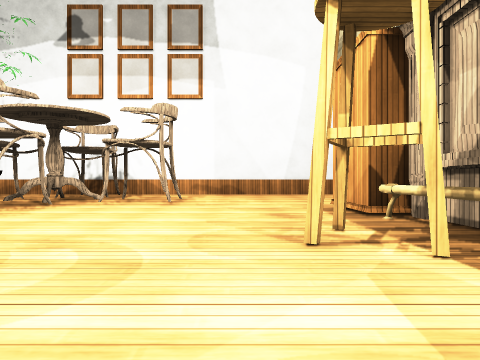
[1] (above)

20 first-person views from a walk through a Unity game level. The camera is 0.23 m above the floor, looks level and sees 70° across. The floor is counted in squares, 0.5 m on a side. Each view is taken from the middle of a square. On the plan, view 1 faces up. The plan holds only what a view shows up to about 9 squares ahead; the rest is blank. The player character is not drawn. Door leaves are left out, so doorways stand open. Surface patterns are stand-ins for the level's own textures.

[2]
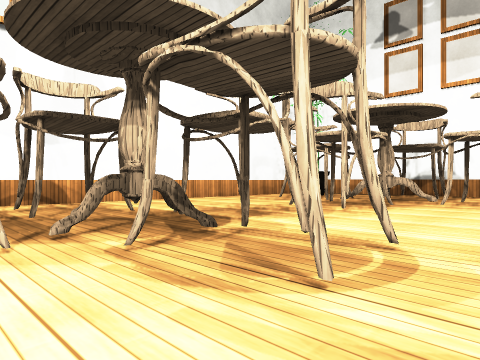

[3]
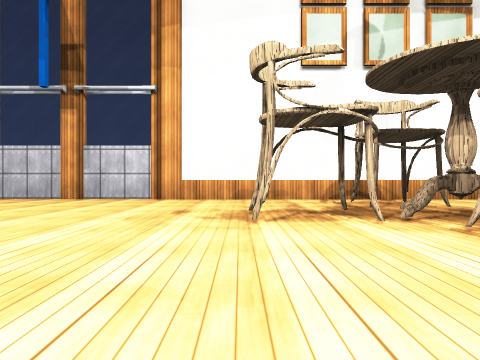

[4]
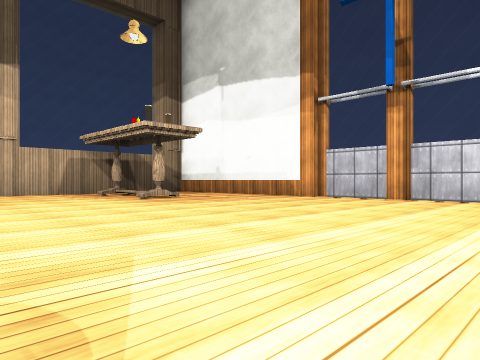

[5]
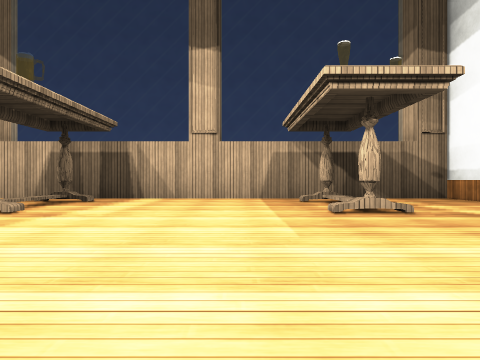

[6]
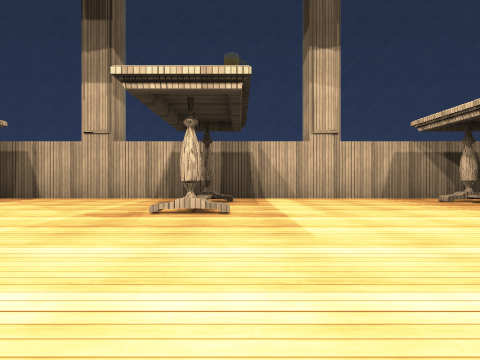

[7]
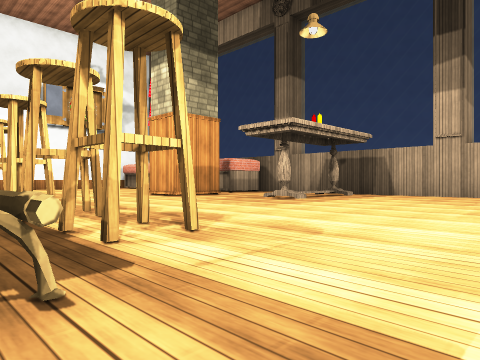

[8]
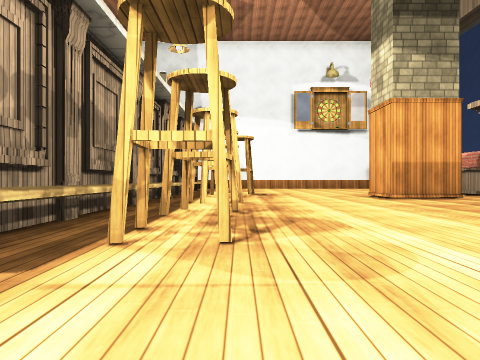

[9]
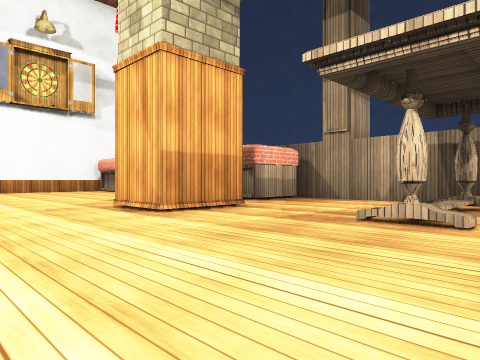

[10]
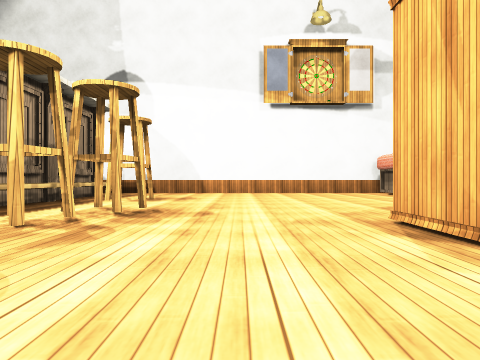

[11]
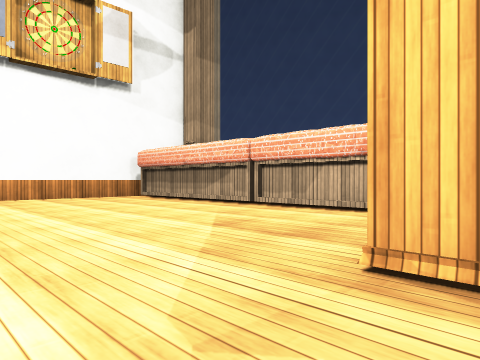

[12]
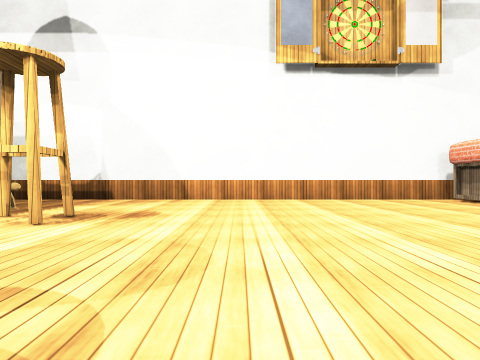

[13]
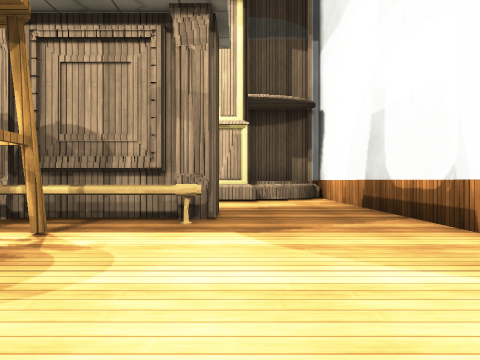

[14]
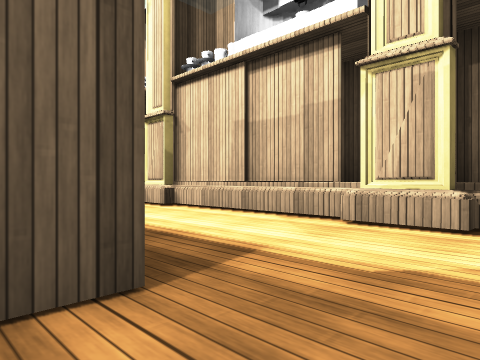

[15]
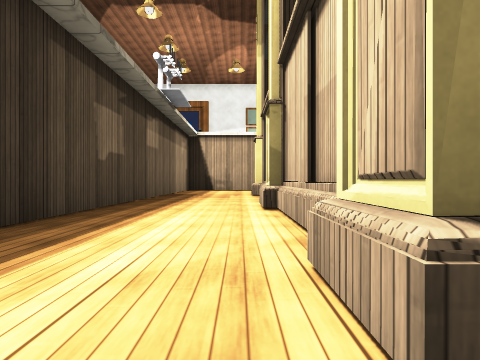

[16]
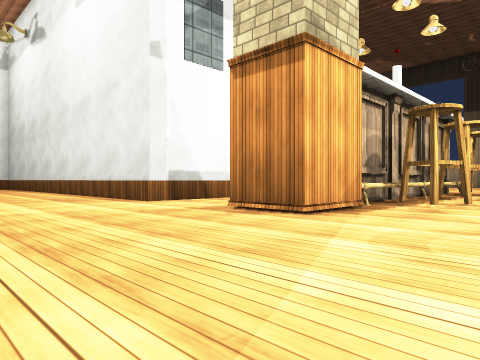

[17]
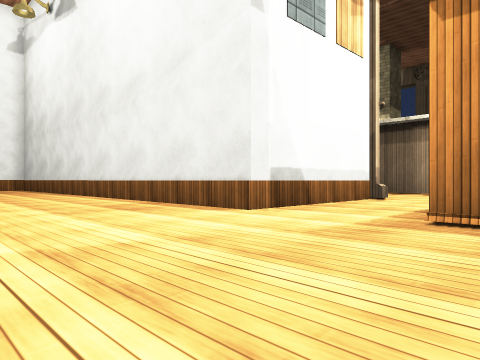

[18]
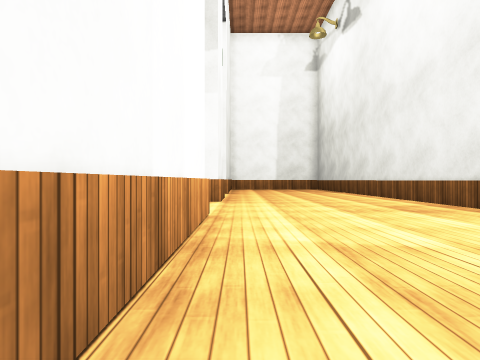

[19]
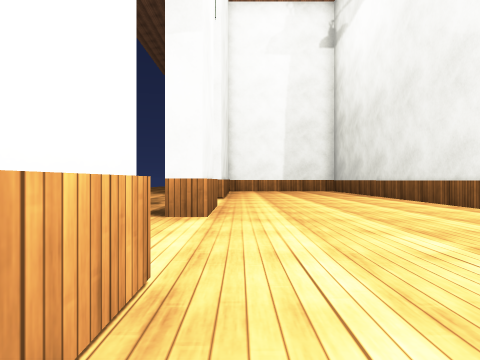

[20]
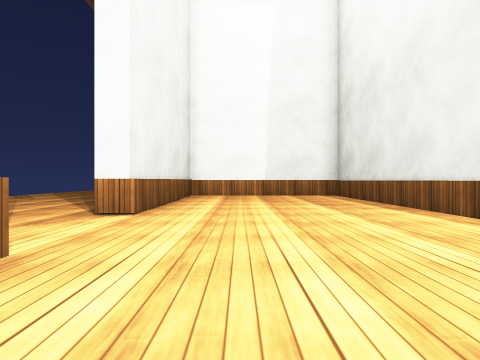

### Floor plan
Points are (right, up) in squares from view 1. A wall is a line through its corners. A room is listed if a view was taken in it or the views show most of it. See-through windows are left out.
Room 1 (views 1, 2, 3, 4, 5, 6, 7, 8, 9, 10, 11, 12, 13, 16, 17, 18, 19, 20)
walls: (5.1, -3) (3.6, -3); (6.2, -3.2) (5.3, -3.2); (6.5, -3) (5.3, -3); (2.2, 0.4) (2.2, 0.9); (9.5, -3) (8.4, -3); (5.6, 1.6) (5.6, 6.2) (18, 6.2); (2.2, 1.6) (2.2, 3.8); (10, -3.4) (3.2, -3.4); (13.8, -3.1) (13.2, -3.1); (-8, -2.4) (-8, -2.9); (16.1, -3.1) (15.1, -3.1); (-8.2, -2.9) (-8.2, -6.8); (16.7, -3.4) (12.1, -3.4); (16.7, -3.1) (16.3, -3); (16.7, -3) (13.3, -3); (6.6, 10.4) (2.5, 10.4); (-8.2, -12.3) (-8.2, -13.5) (10.2, -13.5); (-8.2, 5.6) (-8.2, -2.4); (-2.8, 10.4) (-3.4, 10.4); (11.1, 10.4) (9.3, 10.4); (19.1, -12.1) (19.1, -3.4); (18, 10.4) (13.5, 10.4)
low walls: (1.7, 0.5) (1.7, 4.4)
ways out: opening at (17.5, -2.5) to room 2; open door at (8, 10.5); open door at (12.2, 10.6)
objects: other object (-7, 2); other object (-7, 8) to (-6, 9); other object (-6, 7) to (-5, 8); table (-5, -12) to (-5, -10); table (-5, 1) to (-4, 2); other object (-5, 4) to (-4, 4); other object (-4, -1) to (-4, 0); other object (-4, 5) to (-3, 6); table (-4, 7) to (-3, 8); other object (-4, 8) to (-3, 9); other object (-3, 1) to (-2, 2); other object (-1, 7) to (-1, 8); table (1, -12) to (1, -10); other object (1, 0) to (1, 1); other object (1, 2) to (1, 3); column (2, 6); other object (4, -5) to (4, -4); other object (5, -5) to (6, -4); table (6, -12) to (6, -10); other object (8, -5) to (8, -4); bench (10, -13) to (14, -12); column (11, -10) to (11, -9); other object (11, -5) to (11, -4); other object (12, -5) to (13, -5); bench (15, -12) to (18, -12); other object (15, -5) to (15, -4)
Room 2 (views 14, 15)
walls: (16.7, -2.2) (16.7, -3) (16.2, -3.1); (17.4, 0.7) (16.4, 0.7); (17.3, 0.8) (17.3, 0.4); (19.1, -3.4) (19.1, 2); (18.7, 1.9) (16.9, 1.9)
low walls: (18.1, 0.9) (17.4, 0.7)
ways out: opening at (17.5, -2.5) to room 1; opening at (17, -1) to room 3
Room 3 (no view inside)
walls: (16.2, 0.7) (12.5, 0.7); (11.5, -2.3) (14.9, -2.3); (17.3, 0.4) (11.8, 0.4)
ways out: opening at (17, -1) to room 2; opening at (12, -1)

Where each view was taken, in squares from view 1:
view 1: 0 up, 0 right, facing up
view 2: 0 up, 1 left, facing up-left
view 3: 1 down, 0 right, facing left
view 4: 2 down, 0 right, facing down-left
view 5: 5 down, 3 left, facing down
view 6: 5 down, 0 right, facing down
view 7: 3 down, 1 right, facing down-right
view 8: 5 down, 1 right, facing right
view 9: 6 down, 5 right, facing down-right
view 10: 7 down, 7 right, facing right
view 11: 7 down, 10 right, facing down-right
view 12: 7 down, 11 right, facing right
view 13: 7 down, 17 right, facing up
view 14: 3 down, 18 right, facing up-left
view 15: 0 up, 18 right, facing left
view 16: 10 up, 1 left, facing down-right
view 17: 10 up, 2 right, facing down-right
view 18: 10 up, 2 right, facing right
view 19: 10 up, 5 right, facing right
view 20: 9 up, 9 right, facing right
